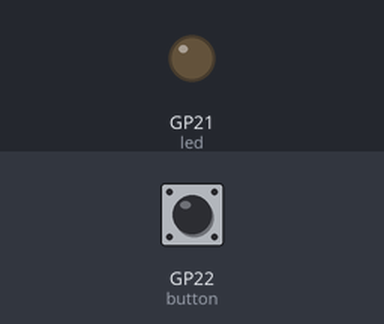
The program below on a simulated Raspberry Pi Pico running MicroPython. Shown: output pins drawn as LEDs (lit = HIGH). Inputs (shaded band) come from the test bench; at power-on: GP22 (button) LOW.

Above: at 1.2 s.
1.3 s: GP22 (button) pulled HIGH for 0.15 s
At 2.2 s:
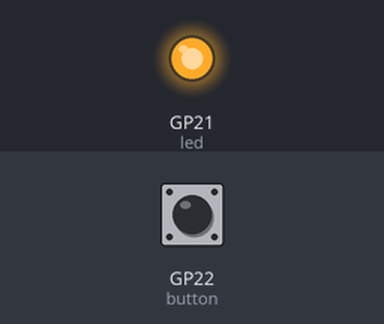
4.4 s: GP22 (button) pulled HIGH for 1 s
At 7.3 s:
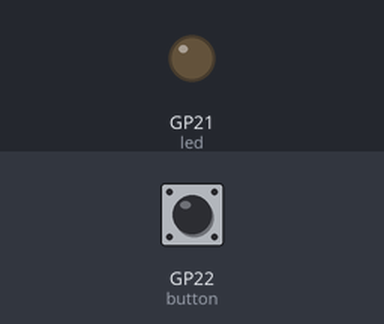
7.9 s: GP22 (button) pulled HIGH for 3.2 s
At 8.4 s:
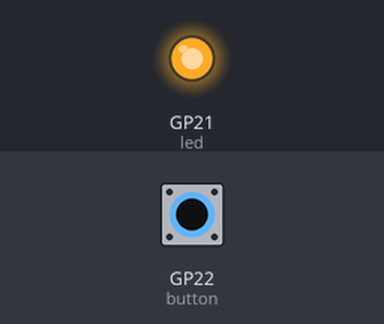
Timing chart, 0 to 13.4 s (numbered marks = the images above; inputs shaded):
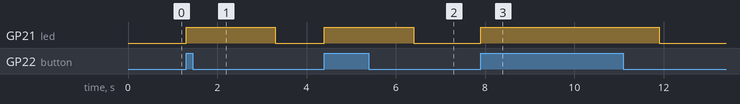

Measured:
- after the input at 1.3 s, GP21 (led): LOW → HIGH at once, → LOW 2.0 s later
- after the input at 4.4 s, GP21 (led): LOW → HIGH at once, → LOW 2.0 s later
- after the input at 7.9 s, GP21 (led): LOW → HIGH at once, → LOW 4.0 s later

The program:

Entradas_y_salidas.py
```python
#Definimos librerias
from machine import Pin
import time
#"led" se le asigna las propiedades del Pin 21 como salida
led = Pin(21, Pin.OUT)
#"button" se le asignan las propiedades del Pin 22 como entrada conectada a un resistor Pull Down
button = Pin(22, Pin.IN, Pin.PULL_DOWN)

while True:
    #En Pull Down el pin se activa con un 1 lógico
    if button.value() == 1:
        led.value(1)
        #Ingresamos un retardo de 2 segundos despues de presionar el led
        time.sleep(2)
    #Al dejar de presionar el boton el led se apaga
    led.value(0)
```
